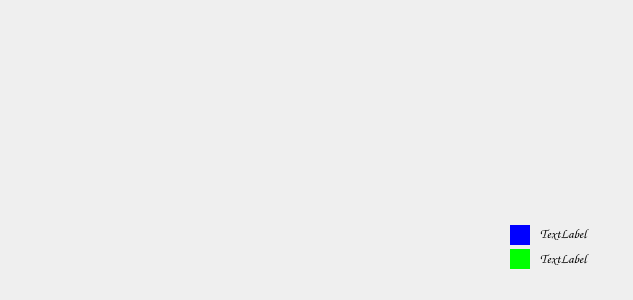
<?xml version="1.0" encoding="UTF-8"?>
<ui version="4.0">
 <class>stati</class>
 <widget class="QDialog" name="stati">
  <property name="geometry">
   <rect>
    <x>0</x>
    <y>0</y>
    <width>633</width>
    <height>300</height>
   </rect>
  </property>
  <property name="windowTitle">
   <string>Dialog</string>
  </property>
  <widget class="QWidget" name="widget_6" native="true">
   <property name="geometry">
    <rect>
     <x>510</x>
     <y>249</y>
     <width>20</width>
     <height>20</height>
    </rect>
   </property>
   <property name="styleSheet">
    <string notr="true">background-color: rgb(0, 255, 0);</string>
   </property>
  </widget>
  <widget class="QLabel" name="label_2">
   <property name="geometry">
    <rect>
     <x>540</x>
     <y>225</y>
     <width>91</width>
     <height>16</height>
    </rect>
   </property>
   <property name="font">
    <font>
     <family>Comic Sans MS</family>
     <pointsize>10</pointsize>
    </font>
   </property>
   <property name="text">
    <string>TextLabel</string>
   </property>
  </widget>
  <widget class="QWidget" name="widget" native="true">
   <property name="geometry">
    <rect>
     <x>510</x>
     <y>225</y>
     <width>20</width>
     <height>20</height>
    </rect>
   </property>
   <property name="styleSheet">
    <string notr="true">
background-color: rgb(0, 0, 255);</string>
   </property>
  </widget>
  <widget class="QLabel" name="label_3">
   <property name="geometry">
    <rect>
     <x>540</x>
     <y>250</y>
     <width>61</width>
     <height>16</height>
    </rect>
   </property>
   <property name="font">
    <font>
     <family>Comic Sans MS</family>
     <pointsize>10</pointsize>
    </font>
   </property>
   <property name="text">
    <string>TextLabel</string>
   </property>
  </widget>
 </widget>
 <resources/>
 <connections/>
</ui>
